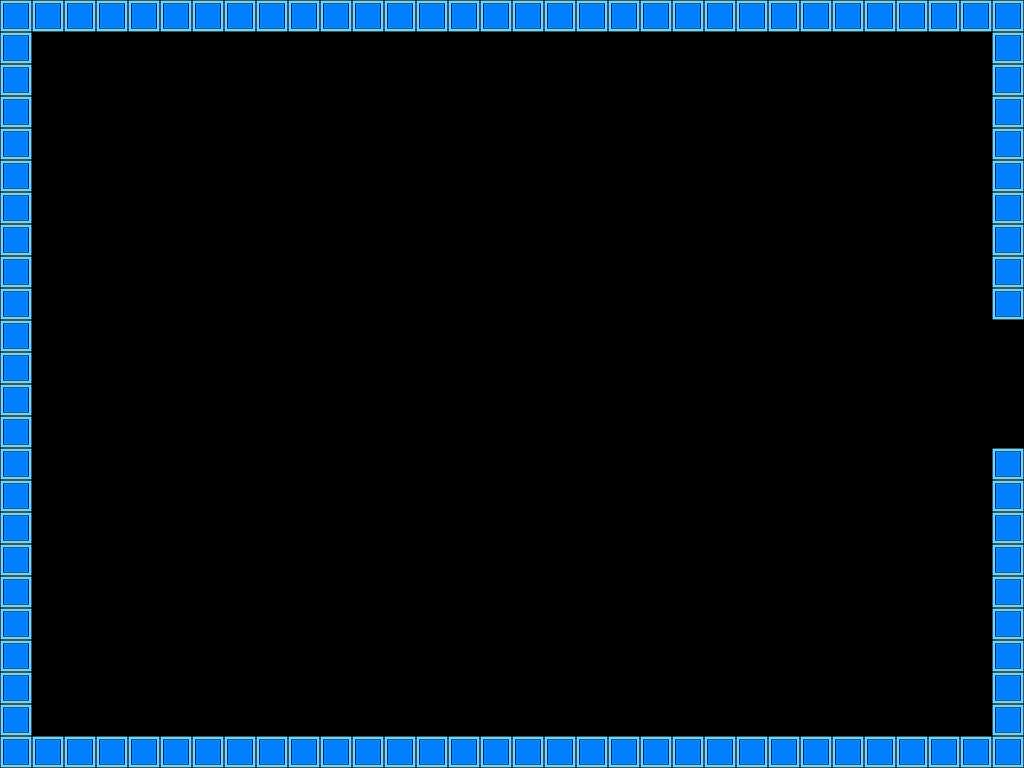

The image is a tile-based game level rendered from a .tmx file. Its description and complete source (layers, tilesets, objects, tile grids) follow:
An orthogonal 32x24 tile map with 32x32 px tiles, 2 tile layers (Background, Foreground), 2 tilesets and 2 objects (Player, Door).

<map version="1.2" tiledversion="1.3.4" orientation="orthogonal" renderorder="right-down" width="32" height="24" tilewidth="32" tileheight="32" infinite="0" nextlayerid="4" nextobjectid="10">
 <tileset firstgid="1" source="../../Tiled Tilesets/Colors.tsx" />
 <tileset firstgid="2" source="../../Tiled Tilesets/Square.tsx" />
 <objectgroup id="3" name="Object Layer 1">
  <object id="5" name="Player" x="864" y="384" width="32" height="32" />
  <object id="7" name="Door" gid="1" x="992" y="448" width="32" height="128">
   <properties>
    <property name="GoTo" value="Main" />
    <property name="Type" type="int" value="1" />
   </properties>
  </object>
 </objectgroup>
 <layer id="2" name="Background" width="32" height="24">
  <data encoding="csv">
0,0,0,0,0,0,0,0,0,0,0,0,0,0,0,0,0,0,0,0,0,0,0,0,0,0,0,0,0,0,0,0,
0,0,0,0,0,0,0,0,0,0,0,0,0,0,0,0,0,0,0,0,0,0,0,0,0,0,0,0,0,0,0,0,
0,0,0,0,0,0,0,0,0,0,0,0,0,0,0,0,0,0,0,0,0,0,0,0,0,0,0,0,0,0,0,0,
0,0,0,0,0,0,0,0,0,0,0,0,0,0,0,0,0,0,0,0,0,0,0,0,0,0,0,0,0,0,0,0,
0,0,0,0,0,0,0,0,0,0,0,0,0,0,0,0,0,0,0,0,0,0,0,0,0,0,0,0,0,0,0,0,
0,0,0,0,0,0,0,0,0,0,0,0,0,0,0,0,0,0,0,0,0,0,0,0,0,0,0,0,0,0,0,0,
0,0,0,0,0,0,0,0,0,0,0,0,0,0,0,0,0,0,0,0,0,0,0,0,0,0,0,0,0,0,0,0,
0,0,0,0,0,0,0,0,0,0,0,0,0,0,0,0,0,0,0,0,0,0,0,0,0,0,0,0,0,0,0,0,
0,0,0,0,0,0,0,0,0,0,0,0,0,0,0,0,0,0,0,0,0,0,0,0,0,0,0,0,0,0,0,0,
0,0,0,0,0,0,0,0,0,0,0,0,0,0,0,0,0,0,0,0,0,0,0,0,0,0,0,0,0,0,0,0,
0,0,0,0,0,0,0,0,0,0,0,0,0,0,0,0,0,0,0,0,0,0,0,0,0,0,0,0,0,0,0,0,
0,0,0,0,0,0,0,0,0,0,0,0,0,0,0,0,0,0,0,0,0,0,0,0,0,0,0,0,0,0,0,0,
0,0,0,0,0,0,0,0,0,0,0,0,0,0,0,0,0,0,0,0,0,0,0,0,0,0,0,0,0,0,0,0,
0,0,0,0,0,0,0,0,0,0,0,0,0,0,0,0,0,0,0,0,0,0,0,0,0,0,0,0,0,0,0,0,
0,0,0,0,0,0,0,0,0,0,0,0,0,0,0,0,0,0,0,0,0,0,0,0,0,0,0,0,0,0,0,0,
0,0,0,0,0,0,0,0,0,0,0,0,0,0,0,0,0,0,0,0,0,0,0,0,0,0,0,0,0,0,0,0,
0,0,0,0,0,0,0,0,0,0,0,0,0,0,0,0,0,0,0,0,0,0,0,0,0,0,0,0,0,0,0,0,
0,0,0,0,0,0,0,0,0,0,0,0,0,0,0,0,0,0,0,0,0,0,0,0,0,0,0,0,0,0,0,0,
0,0,0,0,0,0,0,0,0,0,0,0,0,0,0,0,0,0,0,0,0,0,0,0,0,0,0,0,0,0,0,0,
0,0,0,0,0,0,0,0,0,0,0,0,0,0,0,0,0,0,0,0,0,0,0,0,0,0,0,0,0,0,0,0,
0,0,0,0,0,0,0,0,0,0,0,0,0,0,0,0,0,0,0,0,0,0,0,0,0,0,0,0,0,0,0,0,
0,0,0,0,0,0,0,0,0,0,0,0,0,0,0,0,0,0,0,0,0,0,0,0,0,0,0,0,0,0,0,0,
0,0,0,0,0,0,0,0,0,0,0,0,0,0,0,0,0,0,0,0,0,0,0,0,0,0,0,0,0,0,0,0,
0,0,0,0,0,0,0,0,0,0,0,0,0,0,0,0,0,0,0,0,0,0,0,0,0,0,0,0,0,0,0,0
</data>
 </layer>
 <layer id="1" name="Foreground" width="32" height="24">
  <data encoding="csv">
2,2,2,2,2,2,2,2,2,2,2,2,2,2,2,2,2,2,2,2,2,2,2,2,2,2,2,2,2,2,2,2,
2,0,0,0,0,0,0,0,0,0,0,0,0,0,0,0,0,0,0,0,0,0,0,0,0,0,0,0,0,0,0,2,
2,0,0,0,0,0,0,0,0,0,0,0,0,0,0,0,0,0,0,0,0,0,0,0,0,0,0,0,0,0,0,2,
2,0,0,0,0,0,0,0,0,0,0,0,0,0,0,0,0,0,0,0,0,0,0,0,0,0,0,0,0,0,0,2,
2,0,0,0,0,0,0,0,0,0,0,0,0,0,0,0,0,0,0,0,0,0,0,0,0,0,0,0,0,0,0,2,
2,0,0,0,0,0,0,0,0,0,0,0,0,0,0,0,0,0,0,0,0,0,0,0,0,0,0,0,0,0,0,2,
2,0,0,0,0,0,0,0,0,0,0,0,0,0,0,0,0,0,0,0,0,0,0,0,0,0,0,0,0,0,0,2,
2,0,0,0,0,0,0,0,0,0,0,0,0,0,0,0,0,0,0,0,0,0,0,0,0,0,0,0,0,0,0,2,
2,0,0,0,0,0,0,0,0,0,0,0,0,0,0,0,0,0,0,0,0,0,0,0,0,0,0,0,0,0,0,2,
2,0,0,0,0,0,0,0,0,0,0,0,0,0,0,0,0,0,0,0,0,0,0,0,0,0,0,0,0,0,0,2,
2,0,0,0,0,0,0,0,0,0,0,0,0,0,0,0,0,0,0,0,0,0,0,0,0,0,0,0,0,0,0,0,
2,0,0,0,0,0,0,0,0,0,0,0,0,0,0,0,0,0,0,0,0,0,0,0,0,0,0,0,0,0,0,0,
2,0,0,0,0,0,0,0,0,0,0,0,0,0,0,0,0,0,0,0,0,0,0,0,0,0,0,0,0,0,0,0,
2,0,0,0,0,0,0,0,0,0,0,0,0,0,0,0,0,0,0,0,0,0,0,0,0,0,0,0,0,0,0,0,
2,0,0,0,0,0,0,0,0,0,0,0,0,0,0,0,0,0,0,0,0,0,0,0,0,0,0,0,0,0,0,2,
2,0,0,0,0,0,0,0,0,0,0,0,0,0,0,0,0,0,0,0,0,0,0,0,0,0,0,0,0,0,0,2,
2,0,0,0,0,0,0,0,0,0,0,0,0,0,0,0,0,0,0,0,0,0,0,0,0,0,0,0,0,0,0,2,
2,0,0,0,0,0,0,0,0,0,0,0,0,0,0,0,0,0,0,0,0,0,0,0,0,0,0,0,0,0,0,2,
2,0,0,0,0,0,0,0,0,0,0,0,0,0,0,0,0,0,0,0,0,0,0,0,0,0,0,0,0,0,0,2,
2,0,0,0,0,0,0,0,0,0,0,0,0,0,0,0,0,0,0,0,0,0,0,0,0,0,0,0,0,0,0,2,
2,0,0,0,0,0,0,0,0,0,0,0,0,0,0,0,0,0,0,0,0,0,0,0,0,0,0,0,0,0,0,2,
2,0,0,0,0,0,0,0,0,0,0,0,0,0,0,0,0,0,0,0,0,0,0,0,0,0,0,0,0,0,0,2,
2,0,0,0,0,0,0,0,0,0,0,0,0,0,0,0,0,0,0,0,0,0,0,0,0,0,0,0,0,0,0,2,
2,2,2,2,2,2,2,2,2,2,2,2,2,2,2,2,2,2,2,2,2,2,2,2,2,2,2,2,2,2,2,2
</data>
 </layer>
</map>